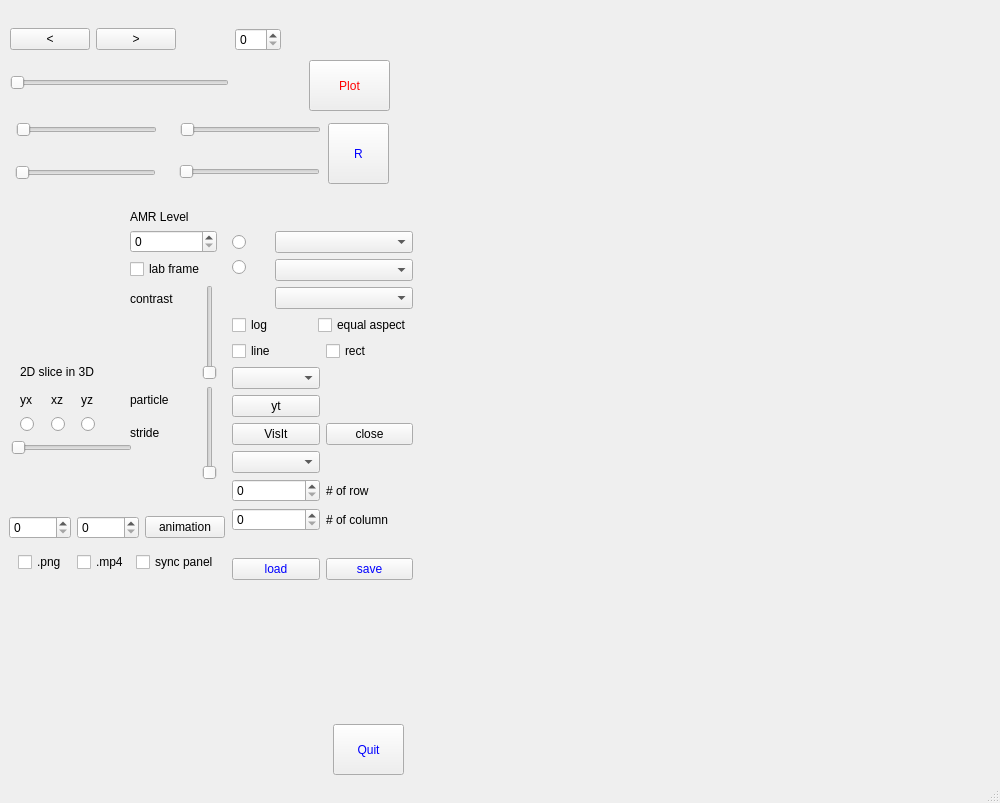
<?xml version="1.0" encoding="UTF-8"?>
<ui version="4.0">
 <class>MainWindow</class>
 <widget class="QMainWindow" name="MainWindow">
  <property name="geometry">
   <rect>
    <x>0</x>
    <y>0</y>
    <width>1000</width>
    <height>803</height>
   </rect>
  </property>
  <property name="windowTitle">
   <string>MainWindow</string>
  </property>
  <widget class="QWidget" name="centralwidget">
   <widget class="QWidget" name="layoutWidget">
    <property name="geometry">
     <rect>
      <x>10</x>
      <y>10</y>
      <width>271</width>
      <height>99</height>
     </rect>
    </property>
    <layout class="QGridLayout" name="gridLayout_5">
     <item row="0" column="3">
      <widget class="QSpinBox" name="stepSpinBox">
       <property name="toolTip">
        <string>&lt;html&gt;&lt;head/&gt;&lt;body&gt;&lt;p&gt;change timestep stride&lt;/p&gt;&lt;/body&gt;&lt;/html&gt;</string>
       </property>
      </widget>
     </item>
     <item row="0" column="0">
      <widget class="QPushButton" name="backwardtimeButton">
       <property name="toolTip">
        <string>&lt;html&gt;&lt;head/&gt;&lt;body&gt;&lt;p&gt;previous time step&lt;/p&gt;&lt;/body&gt;&lt;/html&gt;</string>
       </property>
       <property name="text">
        <string>&lt;</string>
       </property>
      </widget>
     </item>
     <item row="0" column="1">
      <widget class="QPushButton" name="forwardtimeButton">
       <property name="toolTip">
        <string>&lt;html&gt;&lt;head/&gt;&lt;body&gt;&lt;p&gt;next time step&lt;/p&gt;&lt;/body&gt;&lt;/html&gt;</string>
       </property>
       <property name="text">
        <string>&gt;</string>
       </property>
      </widget>
     </item>
     <item row="0" column="2">
      <widget class="QLabel" name="tstepLabel">
       <property name="text">
        <string/>
       </property>
      </widget>
     </item>
     <item row="1" column="3">
      <widget class="QLabel" name="timeLabel">
       <property name="text">
        <string/>
       </property>
      </widget>
     </item>
     <item row="1" column="0" colspan="3">
      <widget class="QSlider" name="timeSlider">
       <property name="toolTip">
        <string>&lt;html&gt;&lt;head/&gt;&lt;body&gt;&lt;p&gt;time slide&lt;/p&gt;&lt;/body&gt;&lt;/html&gt;</string>
       </property>
       <property name="orientation">
        <enum>Qt::Horizontal</enum>
       </property>
      </widget>
     </item>
    </layout>
   </widget>
   <widget class="QWidget" name="layoutWidget_3">
    <property name="geometry">
     <rect>
      <x>9</x>
      <y>507</y>
      <width>216</width>
      <height>41</height>
     </rect>
    </property>
    <layout class="QHBoxLayout" name="horizontalLayout_3">
     <item>
      <widget class="QSpinBox" name="tiniSpinBox">
       <property name="toolTip">
        <string>&lt;html&gt;&lt;head/&gt;&lt;body&gt;&lt;p&gt;starting time index&lt;/p&gt;&lt;/body&gt;&lt;/html&gt;</string>
       </property>
      </widget>
     </item>
     <item>
      <widget class="QSpinBox" name="tmaxSpinBox">
       <property name="toolTip">
        <string>&lt;html&gt;&lt;head/&gt;&lt;body&gt;&lt;p&gt;final time index&lt;/p&gt;&lt;/body&gt;&lt;/html&gt;</string>
       </property>
      </widget>
     </item>
     <item>
      <widget class="QPushButton" name="animationButton">
       <property name="toolTip">
        <string>&lt;html&gt;&lt;head/&gt;&lt;body&gt;&lt;p&gt;plot animation&lt;/p&gt;&lt;/body&gt;&lt;/html&gt;</string>
       </property>
       <property name="text">
        <string>animation</string>
       </property>
      </widget>
     </item>
    </layout>
   </widget>
   <widget class="QPushButton" name="plotButton">
    <property name="geometry">
     <rect>
      <x>309</x>
      <y>60</y>
      <width>81</width>
      <height>51</height>
     </rect>
    </property>
    <property name="toolTip">
     <string>&lt;html&gt;&lt;head/&gt;&lt;body&gt;&lt;p&gt;&lt;span style=&quot; font-size:12pt;&quot;&gt;Push &lt;/span&gt;&lt;span style=&quot; font-size:12pt;&quot;&gt;Plot&lt;/span&gt;&lt;span style=&quot; font-size:12pt;&quot;&gt; button&lt;/span&gt;&lt;/p&gt;&lt;/body&gt;&lt;/html&gt;</string>
    </property>
    <property name="styleSheet">
     <string notr="true">color: rgb(255, 0, 0);
font: 16pt &quot;Helvetica&quot;;
</string>
    </property>
    <property name="text">
     <string>Plot</string>
    </property>
   </widget>
   <widget class="QSlider" name="x1minSlider">
    <property name="geometry">
     <rect>
      <x>16</x>
      <y>119</y>
      <width>141</width>
      <height>22</height>
     </rect>
    </property>
    <property name="orientation">
     <enum>Qt::Horizontal</enum>
    </property>
   </widget>
   <widget class="QSlider" name="x2minSlider">
    <property name="geometry">
     <rect>
      <x>15</x>
      <y>162</y>
      <width>141</width>
      <height>22</height>
     </rect>
    </property>
    <property name="orientation">
     <enum>Qt::Horizontal</enum>
    </property>
   </widget>
   <widget class="QSlider" name="x1maxSlider">
    <property name="geometry">
     <rect>
      <x>180</x>
      <y>119</y>
      <width>141</width>
      <height>22</height>
     </rect>
    </property>
    <property name="orientation">
     <enum>Qt::Horizontal</enum>
    </property>
   </widget>
   <widget class="QSlider" name="x2maxSlider">
    <property name="geometry">
     <rect>
      <x>179</x>
      <y>161</y>
      <width>141</width>
      <height>22</height>
     </rect>
    </property>
    <property name="orientation">
     <enum>Qt::Horizontal</enum>
    </property>
   </widget>
   <widget class="QWidget" name="layoutWidget">
    <property name="geometry">
     <rect>
      <x>40</x>
      <y>133</y>
      <width>91</width>
      <height>20</height>
     </rect>
    </property>
    <layout class="QHBoxLayout" name="horizontalLayout_5"/>
   </widget>
   <widget class="QLabel" name="x1min">
    <property name="geometry">
     <rect>
      <x>71</x>
      <y>105</y>
      <width>40</width>
      <height>20</height>
     </rect>
    </property>
    <property name="toolTip">
     <string>&lt;html&gt;&lt;head/&gt;&lt;body&gt;&lt;p&gt;&lt;br/&gt;&lt;/p&gt;&lt;/body&gt;&lt;/html&gt;</string>
    </property>
    <property name="text">
     <string/>
    </property>
   </widget>
   <widget class="QLabel" name="x2min">
    <property name="geometry">
     <rect>
      <x>70</x>
      <y>154</y>
      <width>41</width>
      <height>14</height>
     </rect>
    </property>
    <property name="text">
     <string/>
    </property>
   </widget>
   <widget class="QLabel" name="x2max">
    <property name="geometry">
     <rect>
      <x>234</x>
      <y>152</y>
      <width>41</width>
      <height>14</height>
     </rect>
    </property>
    <property name="text">
     <string/>
    </property>
   </widget>
   <widget class="QLabel" name="x1max">
    <property name="geometry">
     <rect>
      <x>234</x>
      <y>108</y>
      <width>41</width>
      <height>20</height>
     </rect>
    </property>
    <property name="text">
     <string/>
    </property>
   </widget>
   <widget class="QLabel" name="x1maxLabel">
    <property name="geometry">
     <rect>
      <x>201</x>
      <y>137</y>
      <width>89</width>
      <height>18</height>
     </rect>
    </property>
    <property name="text">
     <string/>
    </property>
   </widget>
   <widget class="QWidget" name="layoutWidget">
    <property name="geometry">
     <rect>
      <x>16</x>
      <y>310</y>
      <width>111</width>
      <height>42</height>
     </rect>
    </property>
    <layout class="QVBoxLayout" name="verticalLayout_6">
     <item>
      <widget class="QLabel" name="simuLabel">
       <property name="styleSheet">
        <string notr="true">color: rgb(0,0,255)</string>
       </property>
       <property name="text">
        <string/>
       </property>
      </widget>
     </item>
     <item>
      <widget class="QLabel" name="coordinateLabel">
       <property name="styleSheet">
        <string notr="true">color: rgb(0,0,255)</string>
       </property>
       <property name="text">
        <string/>
       </property>
      </widget>
     </item>
    </layout>
   </widget>
   <widget class="QPushButton" name="quitpushButton">
    <property name="geometry">
     <rect>
      <x>333</x>
      <y>724</y>
      <width>71</width>
      <height>51</height>
     </rect>
    </property>
    <property name="toolTip">
     <string>&lt;html&gt;&lt;head/&gt;&lt;body&gt;&lt;p&gt;Exit&lt;/p&gt;&lt;/body&gt;&lt;/html&gt;</string>
    </property>
    <property name="styleSheet">
     <string notr="true">color: rgb(0,0,255);
</string>
    </property>
    <property name="text">
     <string>Quit</string>
    </property>
   </widget>
   <widget class="QLabel" name="x2minLabel">
    <property name="geometry">
     <rect>
      <x>39</x>
      <y>181</y>
      <width>89</width>
      <height>16</height>
     </rect>
    </property>
    <property name="text">
     <string/>
    </property>
   </widget>
   <widget class="QLabel" name="x2maxLabel">
    <property name="geometry">
     <rect>
      <x>202</x>
      <y>180</y>
      <width>89</width>
      <height>16</height>
     </rect>
    </property>
    <property name="text">
     <string/>
    </property>
   </widget>
   <widget class="QPushButton" name="releaseButton">
    <property name="geometry">
     <rect>
      <x>328</x>
      <y>123</y>
      <width>61</width>
      <height>61</height>
     </rect>
    </property>
    <property name="toolTip">
     <string>&lt;html&gt;&lt;head/&gt;&lt;body&gt;&lt;p&gt;&lt;span style=&quot; font-size:13pt;&quot;&gt;Return to original range&lt;/span&gt;&lt;/p&gt;&lt;/body&gt;&lt;/html&gt;</string>
    </property>
    <property name="styleSheet">
     <string notr="true">color: rgb(0, 0, 255);
font:  12pt &quot;Helvetica&quot;;
</string>
    </property>
    <property name="text">
     <string>R</string>
    </property>
   </widget>
   <widget class="QLabel" name="x1minLabel">
    <property name="geometry">
     <rect>
      <x>40</x>
      <y>140</y>
      <width>89</width>
      <height>18</height>
     </rect>
    </property>
    <property name="text">
     <string/>
    </property>
   </widget>
   <widget class="QWidget" name="layoutWidget">
    <property name="geometry">
     <rect>
      <x>18</x>
      <y>552</y>
      <width>201</width>
      <height>20</height>
     </rect>
    </property>
    <layout class="QHBoxLayout" name="horizontalLayout_2">
     <item>
      <widget class="QCheckBox" name="pngCheckBox">
       <property name="toolTip">
        <string>&lt;html&gt;&lt;head/&gt;&lt;body&gt;&lt;p&gt;save png file&lt;/p&gt;&lt;p&gt;push &lt;span style=&quot; font-weight:600;&quot;&gt;Plot &lt;/span&gt;button!&lt;/p&gt;&lt;/body&gt;&lt;/html&gt;</string>
       </property>
       <property name="text">
        <string>.png</string>
       </property>
      </widget>
     </item>
     <item>
      <widget class="QCheckBox" name="movieCheckBox">
       <property name="toolTip">
        <string>&lt;html&gt;&lt;head/&gt;&lt;body&gt;&lt;p&gt;Create a move file [ffmpeg should be installed]&lt;/p&gt;&lt;/body&gt;&lt;/html&gt;</string>
       </property>
       <property name="text">
        <string>.mp4</string>
       </property>
       <property name="iconSize">
        <size>
         <width>25</width>
         <height>16</height>
        </size>
       </property>
      </widget>
     </item>
     <item>
      <widget class="QCheckBox" name="synctimeBox">
       <property name="toolTip">
        <string>&lt;html&gt;&lt;head/&gt;&lt;body&gt;&lt;p&gt;synchronize all the panels&lt;/p&gt;&lt;/body&gt;&lt;/html&gt;</string>
       </property>
       <property name="text">
        <string>sync panel</string>
       </property>
      </widget>
     </item>
    </layout>
   </widget>
   <widget class="QWidget" name="layoutWidget">
    <property name="geometry">
     <rect>
      <x>20</x>
      <y>360</y>
      <width>86</width>
      <height>72</height>
     </rect>
    </property>
    <layout class="QGridLayout" name="gridLayout_6">
     <item row="0" column="0">
      <widget class="QLabel" name="xmax_3">
       <property name="toolTip">
        <string>&lt;html&gt;&lt;head/&gt;&lt;body&gt;&lt;p&gt;Select 2D slice in 3D simulations&lt;/p&gt;&lt;/body&gt;&lt;/html&gt;</string>
       </property>
       <property name="text">
        <string>2D slice in 3D</string>
       </property>
      </widget>
     </item>
     <item row="1" column="0">
      <layout class="QHBoxLayout" name="horizontalLayout_4">
       <item>
        <widget class="QLabel" name="label_22">
         <property name="text">
          <string>yx</string>
         </property>
        </widget>
       </item>
       <item>
        <widget class="QLabel" name="label_23">
         <property name="text">
          <string>xz</string>
         </property>
        </widget>
       </item>
       <item>
        <widget class="QLabel" name="label_24">
         <property name="text">
          <string>yz</string>
         </property>
        </widget>
       </item>
      </layout>
     </item>
     <item row="2" column="0">
      <layout class="QHBoxLayout" name="horizontalLayout">
       <item>
        <widget class="QRadioButton" name="xyButton">
         <property name="text">
          <string/>
         </property>
        </widget>
       </item>
       <item>
        <widget class="QRadioButton" name="xzButton">
         <property name="text">
          <string/>
         </property>
        </widget>
       </item>
       <item>
        <widget class="QRadioButton" name="yzButton">
         <property name="text">
          <string/>
         </property>
        </widget>
       </item>
      </layout>
     </item>
    </layout>
   </widget>
   <widget class="QWidget" name="layoutWidget">
    <property name="geometry">
     <rect>
      <x>11</x>
      <y>440</y>
      <width>121</width>
      <height>52</height>
     </rect>
    </property>
    <layout class="QVBoxLayout" name="verticalLayout_5">
     <item>
      <widget class="QSlider" name="slicevalueSlider">
       <property name="toolTip">
        <string>&lt;html&gt;&lt;head/&gt;&lt;body&gt;&lt;p&gt;change the slice position&lt;/p&gt;&lt;/body&gt;&lt;/html&gt;</string>
       </property>
       <property name="orientation">
        <enum>Qt::Horizontal</enum>
       </property>
      </widget>
     </item>
     <item>
      <widget class="QLabel" name="slicevalueLabel">
       <property name="text">
        <string/>
       </property>
      </widget>
     </item>
    </layout>
   </widget>
   <widget class="QWidget" name="layoutWidget">
    <property name="geometry">
     <rect>
      <x>130</x>
      <y>210</y>
      <width>87</width>
      <height>270</height>
     </rect>
    </property>
    <layout class="QVBoxLayout" name="verticalLayout_8">
     <item>
      <layout class="QVBoxLayout" name="verticalLayout_7">
       <item>
        <widget class="QLabel" name="label_6">
         <property name="toolTip">
          <string>&lt;html&gt;&lt;head/&gt;&lt;body&gt;&lt;p&gt;&lt;br/&gt;&lt;/p&gt;&lt;/body&gt;&lt;/html&gt;</string>
         </property>
         <property name="text">
          <string>AMR Level</string>
         </property>
        </widget>
       </item>
       <item>
        <widget class="QSpinBox" name="amrSpinBox">
         <property name="toolTip">
          <string>&lt;html&gt;&lt;head/&gt;&lt;body&gt;&lt;p&gt;AMR level&lt;/p&gt;&lt;/body&gt;&lt;/html&gt;</string>
         </property>
        </widget>
       </item>
       <item>
        <widget class="QCheckBox" name="labframeCheckBox">
         <property name="toolTip">
          <string>&lt;html&gt;&lt;head/&gt;&lt;body&gt;&lt;p&gt;lab frame data&lt;/p&gt;&lt;/body&gt;&lt;/html&gt;</string>
         </property>
         <property name="text">
          <string>lab frame</string>
         </property>
        </widget>
       </item>
      </layout>
     </item>
     <item>
      <layout class="QHBoxLayout" name="horizontalLayout_7">
       <item>
        <layout class="QVBoxLayout" name="verticalLayout_4">
         <item>
          <widget class="QLabel" name="label_20">
           <property name="text">
            <string>contrast</string>
           </property>
          </widget>
         </item>
         <item>
          <widget class="QLabel" name="contrastLabel">
           <property name="text">
            <string/>
           </property>
          </widget>
         </item>
         <item>
          <widget class="QLabel" name="contrastLabel_2">
           <property name="text">
            <string/>
           </property>
          </widget>
         </item>
        </layout>
       </item>
       <item>
        <widget class="QSlider" name="contrastSlider">
         <property name="toolTip">
          <string>&lt;html&gt;&lt;head/&gt;&lt;body&gt;&lt;p&gt;change contrast&lt;/p&gt;&lt;/body&gt;&lt;/html&gt;</string>
         </property>
         <property name="orientation">
          <enum>Qt::Vertical</enum>
         </property>
        </widget>
       </item>
      </layout>
     </item>
     <item>
      <layout class="QHBoxLayout" name="horizontalLayout_6">
       <item>
        <layout class="QVBoxLayout" name="verticalLayout_3">
         <item>
          <widget class="QLabel" name="label_13">
           <property name="text">
            <string>particle</string>
           </property>
          </widget>
         </item>
         <item>
          <widget class="QLabel" name="label_14">
           <property name="text">
            <string>stride</string>
           </property>
          </widget>
         </item>
         <item>
          <widget class="QLabel" name="strideLabel">
           <property name="text">
            <string/>
           </property>
          </widget>
         </item>
        </layout>
       </item>
       <item>
        <widget class="QSlider" name="strideSlider">
         <property name="toolTip">
          <string>&lt;html&gt;&lt;head/&gt;&lt;body&gt;&lt;p&gt;chage particle stride&lt;/p&gt;&lt;/body&gt;&lt;/html&gt;</string>
         </property>
         <property name="orientation">
          <enum>Qt::Vertical</enum>
         </property>
        </widget>
       </item>
      </layout>
     </item>
    </layout>
   </widget>
   <widget class="QWidget" name="layoutWidget">
    <property name="geometry">
     <rect>
      <x>30</x>
      <y>730</y>
      <width>241</width>
      <height>42</height>
     </rect>
    </property>
    <layout class="QVBoxLayout" name="verticalLayout_10">
     <item>
      <widget class="QLabel" name="coordLabel">
       <property name="text">
        <string/>
       </property>
      </widget>
     </item>
     <item>
      <widget class="QLabel" name="coordLabelVal">
       <property name="text">
        <string/>
       </property>
      </widget>
     </item>
    </layout>
   </widget>
   <widget class="QWidget" name="layoutWidget">
    <property name="geometry">
     <rect>
      <x>232</x>
      <y>210</y>
      <width>181</width>
      <height>391</height>
     </rect>
    </property>
    <layout class="QVBoxLayout" name="verticalLayout_2">
     <item>
      <layout class="QGridLayout" name="gridLayout_7">
       <item row="2" column="0">
        <layout class="QGridLayout" name="gridLayout_2">
         <item row="0" column="0">
          <widget class="QPushButton" name="yt3DPushButton">
           <property name="toolTip">
            <string>&lt;html&gt;&lt;head/&gt;&lt;body&gt;&lt;p&gt;3D yt volume rendering&lt;/p&gt;&lt;/body&gt;&lt;/html&gt;</string>
           </property>
           <property name="text">
            <string>yt</string>
           </property>
          </widget>
         </item>
         <item row="1" column="0">
          <widget class="QPushButton" name="visitPushButton">
           <property name="toolTip">
            <string>&lt;html&gt;&lt;head/&gt;&lt;body&gt;&lt;p&gt;VisIt volume rendering&lt;/p&gt;&lt;/body&gt;&lt;/html&gt;</string>
           </property>
           <property name="text">
            <string>VisIt</string>
           </property>
          </widget>
         </item>
         <item row="1" column="1">
          <widget class="QPushButton" name="visitclosePushButton">
           <property name="toolTip">
            <string>&lt;html&gt;&lt;head/&gt;&lt;body&gt;&lt;p&gt;use this button ONLY to close VisIt&lt;/p&gt;&lt;/body&gt;&lt;/html&gt;</string>
           </property>
           <property name="text">
            <string>close</string>
           </property>
          </widget>
         </item>
         <item row="2" column="0">
          <widget class="QComboBox" name="visitComboBox">
           <property name="toolTip">
            <string>&lt;html&gt;&lt;head/&gt;&lt;body&gt;&lt;p&gt;VisIt menu&lt;/p&gt;&lt;/body&gt;&lt;/html&gt;</string>
           </property>
          </widget>
         </item>
        </layout>
       </item>
       <item row="1" column="0">
        <layout class="QGridLayout" name="gridLayout_3">
         <item row="0" column="0">
          <widget class="QCheckBox" name="lineCheckBox">
           <property name="toolTip">
            <string>&lt;html&gt;&lt;head/&gt;&lt;body&gt;&lt;p&gt;line data selection&lt;/p&gt;&lt;/body&gt;&lt;/html&gt;</string>
           </property>
           <property name="text">
            <string>line</string>
           </property>
          </widget>
         </item>
         <item row="0" column="1">
          <widget class="QCheckBox" name="rectangleCheckBox">
           <property name="toolTip">
            <string>&lt;html&gt;&lt;head/&gt;&lt;body&gt;&lt;p&gt;rectangle data selection&lt;/p&gt;&lt;/body&gt;&lt;/html&gt;</string>
           </property>
           <property name="text">
            <string>rect</string>
           </property>
          </widget>
         </item>
         <item row="1" column="0">
          <widget class="QComboBox" name="localComboBox">
           <property name="toolTip">
            <string>&lt;html&gt;&lt;head/&gt;&lt;body&gt;&lt;p&gt;select local region&lt;/p&gt;&lt;/body&gt;&lt;/html&gt;</string>
           </property>
          </widget>
         </item>
        </layout>
       </item>
       <item row="0" column="0">
        <layout class="QGridLayout" name="gridLayout_4">
         <item row="0" column="0" rowspan="2">
          <layout class="QVBoxLayout" name="verticalLayout">
           <item>
            <widget class="QRadioButton" name="fieldButton">
             <property name="toolTip">
              <string>&lt;html&gt;&lt;head/&gt;&lt;body&gt;&lt;p&gt;change to fields&lt;/p&gt;&lt;/body&gt;&lt;/html&gt;</string>
             </property>
             <property name="text">
              <string/>
             </property>
            </widget>
           </item>
           <item>
            <widget class="QRadioButton" name="particleButton">
             <property name="toolTip">
              <string>&lt;html&gt;&lt;head/&gt;&lt;body&gt;&lt;p&gt;change to particles&lt;/p&gt;&lt;/body&gt;&lt;/html&gt;</string>
             </property>
             <property name="text">
              <string/>
             </property>
            </widget>
           </item>
          </layout>
         </item>
         <item row="0" column="1" colspan="2">
          <widget class="QComboBox" name="fieldsComboBox">
           <property name="toolTip">
            <string>&lt;html&gt;&lt;head/&gt;&lt;body&gt;&lt;p&gt;select a field&lt;/p&gt;&lt;/body&gt;&lt;/html&gt;</string>
           </property>
          </widget>
         </item>
         <item row="1" column="1" colspan="2">
          <widget class="QComboBox" name="speciesComboBox">
           <property name="toolTip">
            <string>&lt;html&gt;&lt;head/&gt;&lt;body&gt;&lt;p&gt;select a species&lt;/p&gt;&lt;/body&gt;&lt;/html&gt;</string>
           </property>
          </widget>
         </item>
         <item row="2" column="1" colspan="2">
          <widget class="QComboBox" name="phaseComboBox">
           <property name="toolTip">
            <string>&lt;html&gt;&lt;head/&gt;&lt;body&gt;&lt;p&gt;select a phase space&lt;/p&gt;&lt;/body&gt;&lt;/html&gt;</string>
           </property>
          </widget>
         </item>
         <item row="3" column="0" colspan="2">
          <widget class="QCheckBox" name="lineCheckBox_2">
           <property name="toolTip">
            <string>&lt;html&gt;&lt;head/&gt;&lt;body&gt;&lt;p&gt;log-scaled&lt;/p&gt;&lt;/body&gt;&lt;/html&gt;</string>
           </property>
           <property name="text">
            <string>log</string>
           </property>
          </widget>
         </item>
         <item row="3" column="2">
          <widget class="QCheckBox" name="aspectCheckBox">
           <property name="toolTip">
            <string>&lt;html&gt;&lt;head/&gt;&lt;body&gt;&lt;p&gt;equal aspect ratio&lt;/p&gt;&lt;/body&gt;&lt;/html&gt;</string>
           </property>
           <property name="text">
            <string>equal aspect</string>
           </property>
          </widget>
         </item>
        </layout>
       </item>
       <item row="3" column="0">
        <layout class="QGridLayout" name="gridLayout">
         <item row="0" column="0">
          <widget class="QSpinBox" name="rowpanelSpinBox">
           <property name="toolTip">
            <string>&lt;html&gt;&lt;head/&gt;&lt;body&gt;&lt;p&gt;panel rows&lt;/p&gt;&lt;/body&gt;&lt;/html&gt;</string>
           </property>
          </widget>
         </item>
         <item row="0" column="1">
          <widget class="QLabel" name="label_16">
           <property name="text">
            <string># of row</string>
           </property>
          </widget>
         </item>
         <item row="1" column="0">
          <widget class="QSpinBox" name="columnpanelSpinBox">
           <property name="toolTip">
            <string>&lt;html&gt;&lt;head/&gt;&lt;body&gt;&lt;p&gt;panel columns&lt;/p&gt;&lt;/body&gt;&lt;/html&gt;</string>
           </property>
          </widget>
         </item>
         <item row="1" column="1">
          <widget class="QLabel" name="label_18">
           <property name="text">
            <string># of column</string>
           </property>
          </widget>
         </item>
        </layout>
       </item>
      </layout>
     </item>
     <item>
      <layout class="QHBoxLayout" name="horizontalLayout_8">
       <item>
        <widget class="QPushButton" name="loadpushButton">
         <property name="toolTip">
          <string>&lt;html&gt;&lt;head/&gt;&lt;body&gt;&lt;p&gt;Load a saved session&lt;/p&gt;&lt;/body&gt;&lt;/html&gt;</string>
         </property>
         <property name="styleSheet">
          <string notr="true">color: rgb(0, 0, 255);
font:  12pt &quot;Helvetica&quot;;
</string>
         </property>
         <property name="text">
          <string>load</string>
         </property>
        </widget>
       </item>
       <item>
        <widget class="QPushButton" name="savepushButton">
         <property name="toolTip">
          <string>&lt;html&gt;&lt;head/&gt;&lt;body&gt;&lt;p&gt;Save this session&lt;/p&gt;&lt;/body&gt;&lt;/html&gt;</string>
         </property>
         <property name="styleSheet">
          <string notr="true">color: rgb(0, 0, 255);
font:  12pt &quot;Helvetica&quot;;
</string>
         </property>
         <property name="text">
          <string>save</string>
         </property>
        </widget>
       </item>
      </layout>
     </item>
    </layout>
   </widget>
   <zorder>layoutWidget</zorder>
   <zorder>layoutWidget</zorder>
   <zorder>layoutWidget</zorder>
   <zorder>layoutWidget</zorder>
   <zorder>layoutWidget</zorder>
   <zorder>layoutWidget</zorder>
   <zorder>layoutWidget</zorder>
   <zorder>x1minSlider</zorder>
   <zorder>x2minSlider</zorder>
   <zorder>x1maxSlider</zorder>
   <zorder>x2maxSlider</zorder>
   <zorder>layoutWidget</zorder>
   <zorder>layoutWidget_3</zorder>
   <zorder>plotButton</zorder>
   <zorder>x1min</zorder>
   <zorder>x2min</zorder>
   <zorder>x2max</zorder>
   <zorder>x1max</zorder>
   <zorder>x1maxLabel</zorder>
   <zorder>quitpushButton</zorder>
   <zorder>x2minLabel</zorder>
   <zorder>x2maxLabel</zorder>
   <zorder>releaseButton</zorder>
   <zorder>x1minLabel</zorder>
   <zorder>layoutWidget</zorder>
  </widget>
  <widget class="QMenuBar" name="menubar">
   <property name="geometry">
    <rect>
     <x>0</x>
     <y>0</y>
     <width>1000</width>
     <height>22</height>
    </rect>
   </property>
  </widget>
  <widget class="QStatusBar" name="statusbar"/>
  <action name="actionOpen">
   <property name="text">
    <string>Open</string>
   </property>
  </action>
  <action name="actionClose">
   <property name="text">
    <string>Close</string>
   </property>
  </action>
  <action name="actionNew">
   <property name="text">
    <string>New</string>
   </property>
  </action>
 </widget>
 <resources/>
 <connections/>
</ui>
